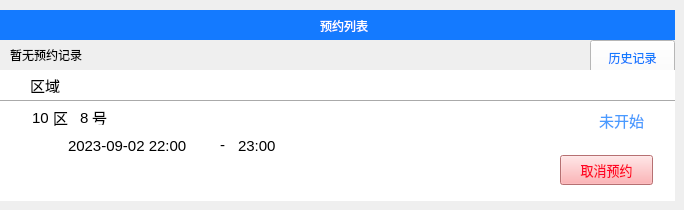
    <widget class="QWidget" name="page2">
     <widget class="QWidget" name="widget_9" native="true">
      <property name="geometry">
       <rect>
        <x>0</x>
        <y>10</y>
        <width>675</width>
        <height>30</height>
       </rect>
      </property>
      <property name="styleSheet">
       <string notr="true">background-color: rgb(20, 122, 255);</string>
      </property>
      <widget class="QLabel" name="label_5">
       <property name="geometry">
        <rect>
         <x>320</x>
         <y>8</y>
         <width>72</width>
         <height>15</height>
        </rect>
       </property>
       <property name="font">
        <font>
         <family>Agency FB</family>
        </font>
       </property>
       <property name="styleSheet">
        <string notr="true">color: rgb(255, 255, 255);</string>
       </property>
       <property name="text">
        <string>预约列表</string>
       </property>
      </widget>
     </widget>
     <widget class="QPushButton" name="pushButton_9">
      <property name="geometry">
       <rect>
        <x>590</x>
        <y>40</y>
        <width>85</width>
        <height>35</height>
       </rect>
      </property>
      <property name="font">
       <font>
        <family>Arial</family>
        <pointsize>9</pointsize>
       </font>
      </property>
      <property name="styleSheet">
       <string notr="true">background-color: rgb(255, 255, 255);
border-color: rgb(153, 153, 153);
color:rgb(20, 122, 255);</string>
      </property>
      <property name="text">
       <string>历史记录</string>
      </property>
     </widget>
     <widget class="QWidget" name="widget_10" native="true">
      <property name="geometry">
       <rect>
        <x>0</x>
        <y>70</y>
        <width>675</width>
        <height>131</height>
       </rect>
      </property>
      <property name="styleSheet">
       <string notr="true">background-color: rgb(255, 255, 255);</string>
      </property>
      <widget class="QLabel" name="label_6">
       <property name="geometry">
        <rect>
         <x>30</x>
         <y>8</y>
         <width>72</width>
         <height>15</height>
        </rect>
       </property>
       <property name="font">
        <font>
         <pointsize>11</pointsize>
        </font>
       </property>
       <property name="text">
        <string>区域</string>
       </property>
      </widget>
      <widget class="QLabel" name="label_7">
       <property name="geometry">
        <rect>
         <x>32</x>
         <y>38</y>
         <width>20</width>
         <height>20</height>
        </rect>
       </property>
       <property name="font">
        <font>
         <pointsize>11</pointsize>
        </font>
       </property>
       <property name="text">
        <string>10</string>
       </property>
      </widget>
      <widget class="Line" name="line">
       <property name="geometry">
        <rect>
         <x>0</x>
         <y>30</y>
         <width>675</width>
         <height>3</height>
        </rect>
       </property>
       <property name="orientation">
        <enum>Qt::Horizontal</enum>
       </property>
      </widget>
      <widget class="QWidget" name="widget_11" native="true">
       <property name="geometry">
        <rect>
         <x>30</x>
         <y>65</y>
         <width>25</width>
         <height>25</height>
        </rect>
       </property>
       <property name="styleSheet">
        <string notr="true">image: url(:/qt pic/time1.png);</string>
       </property>
      </widget>
      <widget class="QLabel" name="label_8">
       <property name="geometry">
        <rect>
         <x>68</x>
         <y>68</y>
         <width>160</width>
         <height>16</height>
        </rect>
       </property>
       <property name="font">
        <font>
         <family>Arial</family>
         <pointsize>11</pointsize>
        </font>
       </property>
       <property name="text">
        <string>2023-09-02 22:00</string>
       </property>
      </widget>
      <widget class="QLabel" name="label_9">
       <property name="geometry">
        <rect>
         <x>220</x>
         <y>70</y>
         <width>20</width>
         <height>10</height>
        </rect>
       </property>
       <property name="font">
        <font>
         <family>Arial</family>
         <pointsize>11</pointsize>
        </font>
       </property>
       <property name="text">
        <string>-</string>
       </property>
      </widget>
      <widget class="QLabel" name="label_10">
       <property name="geometry">
        <rect>
         <x>238</x>
         <y>68</y>
         <width>72</width>
         <height>16</height>
        </rect>
       </property>
       <property name="font">
        <font>
         <family>Arial</family>
         <pointsize>11</pointsize>
        </font>
       </property>
       <property name="text">
        <string>23:00</string>
       </property>
      </widget>
      <widget class="QLabel" name="label_11">
       <property name="geometry">
        <rect>
         <x>599</x>
         <y>35</y>
         <width>61</width>
         <height>31</height>
        </rect>
       </property>
       <property name="font">
        <font>
         <family>Arial</family>
         <pointsize>11</pointsize>
        </font>
       </property>
       <property name="styleSheet">
        <string notr="true">color: rgb(73, 155, 255);</string>
       </property>
       <property name="text">
        <string>未开始</string>
       </property>
      </widget>
      <widget class="QLabel" name="label_12">
       <property name="geometry">
        <rect>
         <x>53</x>
         <y>37</y>
         <width>21</width>
         <height>20</height>
        </rect>
       </property>
       <property name="font">
        <font>
         <family>Arial</family>
         <pointsize>11</pointsize>
        </font>
       </property>
       <property name="text">
        <string>区</string>
       </property>
      </widget>
      <widget class="QPushButton" name="pushButton_10">
       <property name="geometry">
        <rect>
         <x>560</x>
         <y>85</y>
         <width>93</width>
         <height>30</height>
        </rect>
       </property>
       <property name="font">
        <font>
         <family>Arial</family>
         <pointsize>10</pointsize>
        </font>
       </property>
       <property name="styleSheet">
        <string notr="true">background-color: rgb(255, 157, 159);
color: rgb(255, 5, 38);</string>
       </property>
       <property name="text">
        <string>取消预约</string>
       </property>
      </widget>
      <widget class="QLabel" name="label_17">
       <property name="geometry">
        <rect>
         <x>80</x>
         <y>38</y>
         <width>15</width>
         <height>20</height>
        </rect>
       </property>
       <property name="font">
        <font>
         <family>Arial</family>
         <pointsize>11</pointsize>
        </font>
       </property>
       <property name="text">
        <string>8</string>
       </property>
      </widget>
      <widget class="QLabel" name="label_18">
       <property name="geometry">
        <rect>
         <x>92</x>
         <y>40</y>
         <width>72</width>
         <height>15</height>
        </rect>
       </property>
       <property name="font">
        <font>
         <family>Arial</family>
         <pointsize>11</pointsize>
        </font>
       </property>
       <property name="text">
        <string>号</string>
       </property>
      </widget>
     </widget>
     <widget class="QLabel" name="label_15">
      <property name="geometry">
       <rect>
        <x>10</x>
        <y>40</y>
        <width>100</width>
        <height>30</height>
       </rect>
      </property>
      <property name="text">
       <string>暂无预约记录</string>
      </property>
     </widget>
    </widget>
